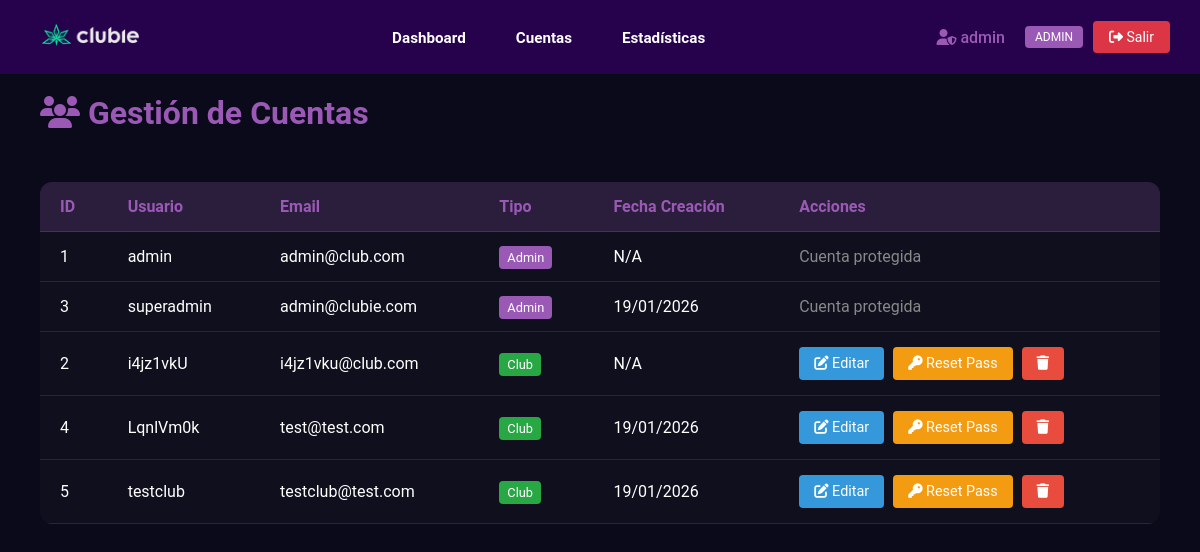
The app's page /admin/cuentas (signed in), older data.
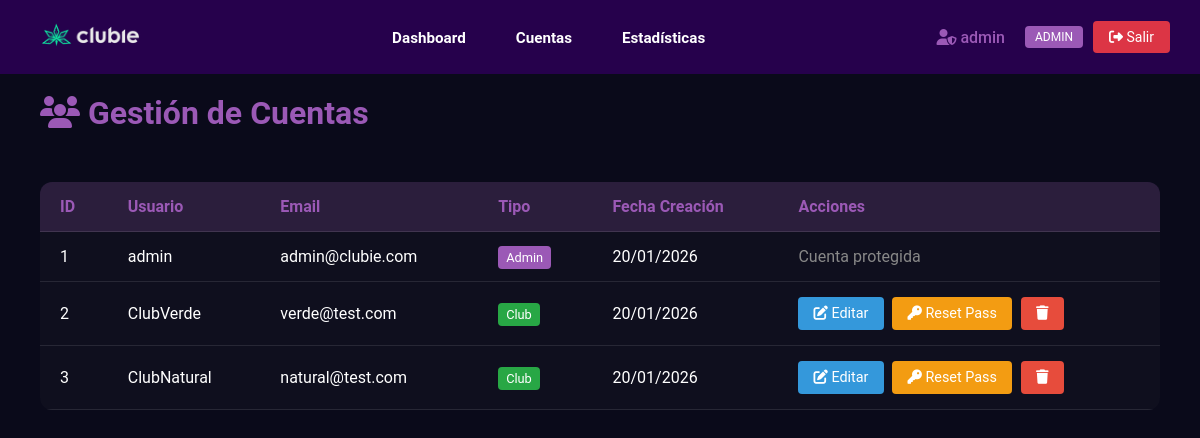
The same page, newer data.
### clases.py (models this page shows, shortened)
class Club(db.Model, UserMixin):
    id = db.Column(db.Integer, primary_key=True)
    campoarchivo = db.Column(db.String(30))
    username = db.Column(db.String(30), unique=True, nullable=False)
    password_hash = db.Column(db.String(128), nullable=False)
    email = db.Column(db.String(70))
    is_superuser = db.Column(db.Boolean, default=False)
    fecha_creacion = db.Column(db.DateTime, default=datetime.now)

### app.py (the view)
@app.route('/admin/cuentas')
@superuser_required
def admin_cuentas():
    form = LoginForm()  # Para CSRF token
    clubs = Club.query.order_by(Club.is_superuser.desc(), Club.id.asc()).all()
    return render_template('admin/cuentas.html', form=form, clubs=clubs)

### app.py (called while the page is built)
@login_manager.user_loader
def load_user(user_id):
    if isinstance(user_id, str) and user_id.startswith('member_'):
        member_id = int(user_id.replace('member_', ''))
        return Member.query.get(member_id)
    return Club.query.get(int(user_id))

def superuser_required(f):
    @wraps(f)
    @login_required
    def decorated_function(*args, **kwargs):
        if not current_user.is_superuser:
            flash('No tienes permisos para acceder a esta sección.', 'error')
            return redirect(url_for('miembros'))
        return f(*args, **kwargs)
    return decorated_function

### templates/admin/cuentas.html (shortened to what this page needs)
{% extends 'admin/base-admin.html' %}
{% block body %}
<div class="page-header">
    <h1 class="page-title"><i class="fas fa-users"></i> Gestión de Cuentas</h1>
</div>
<table class="accounts-table">
    <thead>
        <tr>
            <th>ID</th>
            <th>Usuario</th>
            <th>Email</th>
            <th>Tipo</th>
            <th>Fecha Creación</th>
            <th>Acciones</th>
        </tr>
    </thead>
    <tbody>
        {% for club in clubs %}
        <tr>
            <td>{{ club.id }}</td>
            <td>{{ club.username }}</td>
            <td>{{ club.email or '-' }}</td>
            <td>
                {% if club.is_superuser %}
                <span class="badge badge-admin">Admin</span>
                {% else %}
                <span class="badge badge-user">Club</span>
                {% endif %}
            </td>
            <td>{{ club.fecha_creacion.strftime('%d/%m/%Y') if club.fecha_creacion else 'N/A' }}</td>
            <td>
                {% if not club.is_superuser %}
                <a href="{{ url_for('admin_editar_cuenta', id=club.id) }}" class="btn btn-edit">
                    <i class="fas fa-edit"></i> Editar
                </a>
                <form action="{{ url_for('admin_resetear_password', id=club.id) }}" method="POST"
                    style="display: inline;">
                    <button type="submit" class="btn btn-reset"
                        onclick="return confirm('¿Resetear contraseña de {{ club.username }}?')">
                        <i class="fas fa-key"></i> Reset Pass
                    </button>
                </form>
                <form action="{{ url_for('admin_eliminar_cuenta', id=club.id) }}" method="POST"
                    style="display: inline;">
                    <button type="submit" class="btn btn-delete"
                        onclick="return confirm('¿ELIMINAR cuenta {{ club.username }}? Esta acción no se puede deshacer.')">
                        <i class="fas fa-trash"></i>
                    </button>
                </form>
                {% else %}
                <span style="color: #888;">Cuenta protegida</span>
                {% endif %}
            </td>
        </tr>
        {% else %}
        <tr>
            <td colspan="6" style="text-align: center; color: #888; padding: 30px;">
                No hay cuentas registradas
            </td>
        </tr>
        {% endfor %}
    </tbody>
</table>
{% endblock %}

### templates/admin/base-admin.html (shortened to what this page needs)
<!DOCTYPE html>
<html lang="es">
<head>
    <link rel="stylesheet" href="{{ url_for('static', filename='css/header.css') }}">
    <link rel="stylesheet" href="{{ url_for('static', filename='css/footer.css') }}">
</head>
<body>
    <header class="header">
        <div class="logo">
            <a href="{{ url_for('index') }}">
                <img src="{{ url_for('static', filename='media/editado.png') }}" alt="Logo de marca">
            </a>
        </div>
        <nav class="opcion">
            <ul class="nav-links">
                <li><a href="{{ url_for('admin_dashboard') }}">Dashboard</a></li>
                <li><a href="{{ url_for('admin_cuentas') }}">Cuentas</a></li>
                <li><a href="{{ url_for('admin_estadisticas') }}">Estadísticas</a></li>
            </ul>
        </nav>
        <div class="nav-right">
            {% if current_user.is_authenticated %}
            <span class="user-info">
                <a href="{{ url_for('admin_dashboard') }}" style="color: #9b59b6 !important; text-decoration: none;">
                    <i class="fas fa-user-shield"></i> {{ current_user.username }}
                </a>
            </span>
            <span class="admin-badge">ADMIN</span>
            <a href="{{ url_for('logout') }}" class="logout-btn"><i class="fas fa-sign-out-alt"></i> Salir</a>
            {% endif %}
        </div>
    </header>
    <main>
        {% block body %}
        {% endblock %}
    </main>
</body>
</html>

### static/css/header.css (style rules this page uses)
header.header { position: sticky; top: 0; left: 0; width: 100%; padding: 15px 30px; display: flex !important; flex-wrap: nowrap !important; justify-content: space-between; align-items: center; z-index: 1000; background-color: rgba(0, 0, 0, 0.95); box-sizing: border-box; }
.header .logo { flex-shrink: 0; }
.header .logo img { cursor: pointer; height: 40px; width: auto; }
.header .logo img { transition: all 0.3s; }
.header .opcion { flex: 1; display: flex; justify-content: center; }
.header .opcion a { position: relative; font-size: 0.95em; color: #fff; font-weight: 600; text-decoration: none; margin-left: 10px; padding: 6px 12px; transition: .5s; white-space: nowrap; }
.header ul { list-style: none; margin: 0; padding: 0; display: flex; align-items: center; }
.header .nav-links li { display: inline-block; padding: 0px 8px; }
.header .nav-right { flex-shrink: 0; display: flex; align-items: center; gap: 10px; }

### templates/admin/base-admin.html (style rules this page uses)
* { margin: 0; padding: 0; box-sizing: border-box; font-family: "Roboto", sans-serif; }
body { background-color: #0a0a1a; min-height: 100vh; color: #fff; }
header.header { background-color: rgba(40, 0, 80, 0.95) !important; }
.admin-badge { background: #9b59b6; color: white; padding: 4px 10px; border-radius: 4px; font-size: 12px; margin-left: 10px; }
.header .logout-btn { background: #dc3545 !important; color: white !important; border: none !important; padding: 8px 16px !important; border-radius: 4px !important; cursor: pointer; text-decoration: none !important; font-size: 14px !important; display: inline-block !important; white-space: nowrap; }
.header .user-info { color: #9b59b6 !important; font-weight: 500; white-space: nowrap; }
.header .nav-right { flex-shrink: 0; display: flex; align-items: center; gap: 10px; }
main { padding: 20px 40px; }
.page-title { font-size: 2em; margin-bottom: 20px; color: #9b59b6; }

### templates/admin/cuentas.html (style rules this page uses)
.page-header { display: flex; justify-content: space-between; align-items: center; margin-bottom: 30px; }
.accounts-table { width: 100%; border-collapse: collapse; background: rgba(255, 255, 255, 0.02); border-radius: 12px; overflow: hidden; }
.accounts-table th, .accounts-table td { padding: 15px 20px; text-align: left; border-bottom: 1px solid rgba(255, 255, 255, 0.1); }
.accounts-table th { background: rgba(155, 89, 182, 0.2); color: #9b59b6; font-weight: 600; }
.btn { padding: 8px 15px; border: none; border-radius: 4px; cursor: pointer; font-size: 0.9em; text-decoration: none; display: inline-block; margin-right: 5px; }
.btn-edit { background: #3498db; color: white; }
.btn-reset { background: #f39c12; color: white; }
.btn-delete { background: #e74c3c; color: white; }
.badge { padding: 4px 8px; border-radius: 4px; font-size: 0.8em; }
.badge-admin { background: #9b59b6; color: white; }
.badge-user { background: #28a745; color: white; }

Row changes from the older to the newer data that the page shows:
removed Club: id "4", username "LqnlVm0k", email "test@test.com", is_superuser "Club", fecha_creacion "19/01/2026"
removed Club: id "5", username "testclub", email "testclub@test.com", is_superuser "Club", fecha_creacion "19/01/2026"
changed Club "admin": email "admin@club.com" → "admin@clubie.com"; fecha_creacion "N/A" → "20/01/2026"
changed Club id 2: username "i4jz1vkU" → "ClubVerde"; email "i4jz1vku@club.com" → "verde@test.com"; fecha_creacion "N/A" → "20/01/2026"; moves up the list
changed Club id 3: username "superadmin" → "ClubNatural"; email "admin@clubie.com" → "natural@test.com"; fecha_creacion "19/01/2026" → "20/01/2026"; is_superuser "Admin Cuenta protegida" → "Club Editar Reset Pass"
